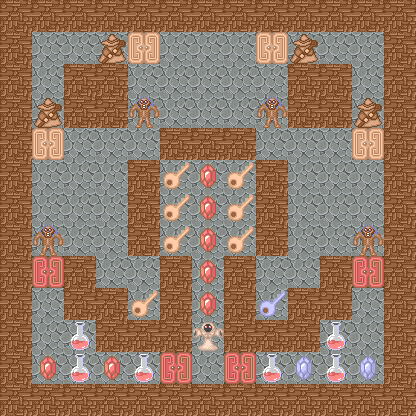

Rendered tile map (Tiled .tmx) drawn with the repository's tilesets; below, a short description and the full map source, tile grids included:
An orthogonal 13x13 tile map with 32x32 px tiles, 5 tile layers (floor, wall, enemy, door, ...), 4 tilesets and 2 objects (2x teleport).

<map version="1.0" tiledversion="1.1.5" orientation="orthogonal" renderorder="right-down" width="13" height="13" tilewidth="32" tileheight="32" infinite="0" nextobjectid="3">
 <tileset firstgid="1" source="terrain.tsx" />
 <tileset firstgid="3" source="enemy.tsx" />
 <tileset firstgid="259" source="door.tsx" />
 <tileset firstgid="275" source="item.tsx" />
 <layer name="floor" width="13" height="13">
  <data encoding="csv">
1,1,1,1,1,1,1,1,1,1,1,1,1,
1,1,1,1,1,1,1,1,1,1,1,1,1,
1,1,1,1,1,1,1,1,1,1,1,1,1,
1,1,1,1,1,1,1,1,1,1,1,1,1,
1,1,1,1,1,1,1,1,1,1,1,1,1,
1,1,1,1,1,1,1,1,1,1,1,1,1,
1,1,1,1,1,1,1,1,1,1,1,1,1,
1,1,1,1,1,1,1,1,1,1,1,1,1,
1,1,1,1,1,1,1,1,1,1,1,1,1,
1,1,1,1,1,1,1,1,1,1,1,1,1,
1,1,1,1,1,1,1,1,1,1,1,1,1,
1,1,1,1,1,1,1,1,1,1,1,1,1,
1,1,1,1,1,1,1,1,1,1,1,1,1
</data>
 </layer>
 <layer name="wall" width="13" height="13">
  <data encoding="csv">
2,2,2,2,2,2,2,2,2,2,2,2,2,
2,0,0,0,0,0,0,0,0,0,0,0,2,
2,0,2,2,0,0,0,0,0,2,2,0,2,
2,0,2,2,0,0,0,0,0,2,2,0,2,
2,0,0,0,0,2,2,2,0,0,0,0,2,
2,0,0,0,2,0,0,0,2,0,0,0,2,
2,0,0,0,2,0,0,0,2,0,0,0,2,
2,0,0,0,2,0,0,0,2,0,0,0,2,
2,0,2,0,0,2,0,2,0,0,2,0,2,
2,0,2,2,0,2,0,2,0,2,2,0,2,
2,0,0,2,2,2,0,2,2,2,0,0,2,
2,0,0,0,0,0,0,0,0,0,0,0,2,
2,2,2,2,2,2,2,2,2,2,2,2,2
</data>
 </layer>
 <layer name="enemy" width="13" height="13">
  <data encoding="csv">
0,0,0,0,0,0,0,0,0,0,0,0,0,
0,0,0,59,0,0,0,0,0,59,0,0,0,
0,0,0,0,0,0,0,0,0,0,0,0,0,
0,59,0,0,67,0,0,0,67,0,0,59,0,
0,0,0,0,0,0,0,0,0,0,0,0,0,
0,0,0,0,0,0,0,0,0,0,0,0,0,
0,0,0,0,0,0,0,0,0,0,0,0,0,
0,67,0,0,0,0,0,0,0,0,0,67,0,
0,0,0,0,0,0,0,0,0,0,0,0,0,
0,0,0,0,0,0,0,0,0,0,0,0,0,
0,0,0,0,0,0,195,0,0,0,0,0,0,
0,0,0,0,0,0,0,0,0,0,0,0,0,
0,0,0,0,0,0,0,0,0,0,0,0,0
</data>
 </layer>
 <layer name="door" width="13" height="13">
  <data encoding="csv">
0,0,0,0,0,0,0,0,0,0,0,0,0,
0,0,0,0,259,0,0,0,259,0,0,0,0,
0,0,0,0,0,0,0,0,0,0,0,0,0,
0,0,0,0,0,0,0,0,0,0,0,0,0,
0,259,0,0,0,0,0,0,0,0,0,259,0,
0,0,0,0,0,0,0,0,0,0,0,0,0,
0,0,0,0,0,0,0,0,0,0,0,0,0,
0,0,0,0,0,0,0,0,0,0,0,0,0,
0,261,0,0,0,0,0,0,0,0,0,261,0,
0,0,0,0,0,0,0,0,0,0,0,0,0,
0,0,0,0,0,0,0,0,0,0,0,0,0,
0,0,0,0,0,261,0,261,0,0,0,0,0,
0,0,0,0,0,0,0,0,0,0,0,0,0
</data>
 </layer>
 <layer name="item" width="13" height="13">
  <data encoding="csv">
0,0,0,0,0,0,0,0,0,0,0,0,0,
0,0,0,0,0,0,0,0,0,0,0,0,0,
0,0,0,0,0,0,0,0,0,0,0,0,0,
0,0,0,0,0,0,0,0,0,0,0,0,0,
0,0,0,0,0,0,0,0,0,0,0,0,0,
0,0,0,0,0,291,275,291,0,0,0,0,0,
0,0,0,0,0,291,275,291,0,0,0,0,0,
0,0,0,0,0,291,275,291,0,0,0,0,0,
0,0,0,0,0,0,275,0,0,0,0,0,0,
0,0,0,0,291,0,275,0,292,0,0,0,0,
0,0,279,0,0,0,0,0,0,0,279,0,0,
0,275,279,275,279,0,0,0,279,276,279,276,0,
0,0,0,0,0,0,0,0,0,0,0,0,0
</data>
 </layer>
 <objectgroup name="object">
  <object id="1" type="teleport" x="32" y="32" width="32" height="32">
   <properties>
    <property name="heroTileCoordX" type="int" value="1" />
    <property name="heroTileCoordY" type="int" value="2" />
    <property name="image" value="down_floor.png" />
    <property name="targetMap" value="9" />
   </properties>
  </object>
  <object id="2" type="teleport" x="352" y="32" width="32" height="32">
   <properties>
    <property name="heroTileCoordX" type="int" value="11" />
    <property name="heroTileCoordY" type="int" value="2" />
    <property name="image" value="up_floor.png" />
    <property name="targetMap" value="11" />
   </properties>
  </object>
 </objectgroup>
</map>
